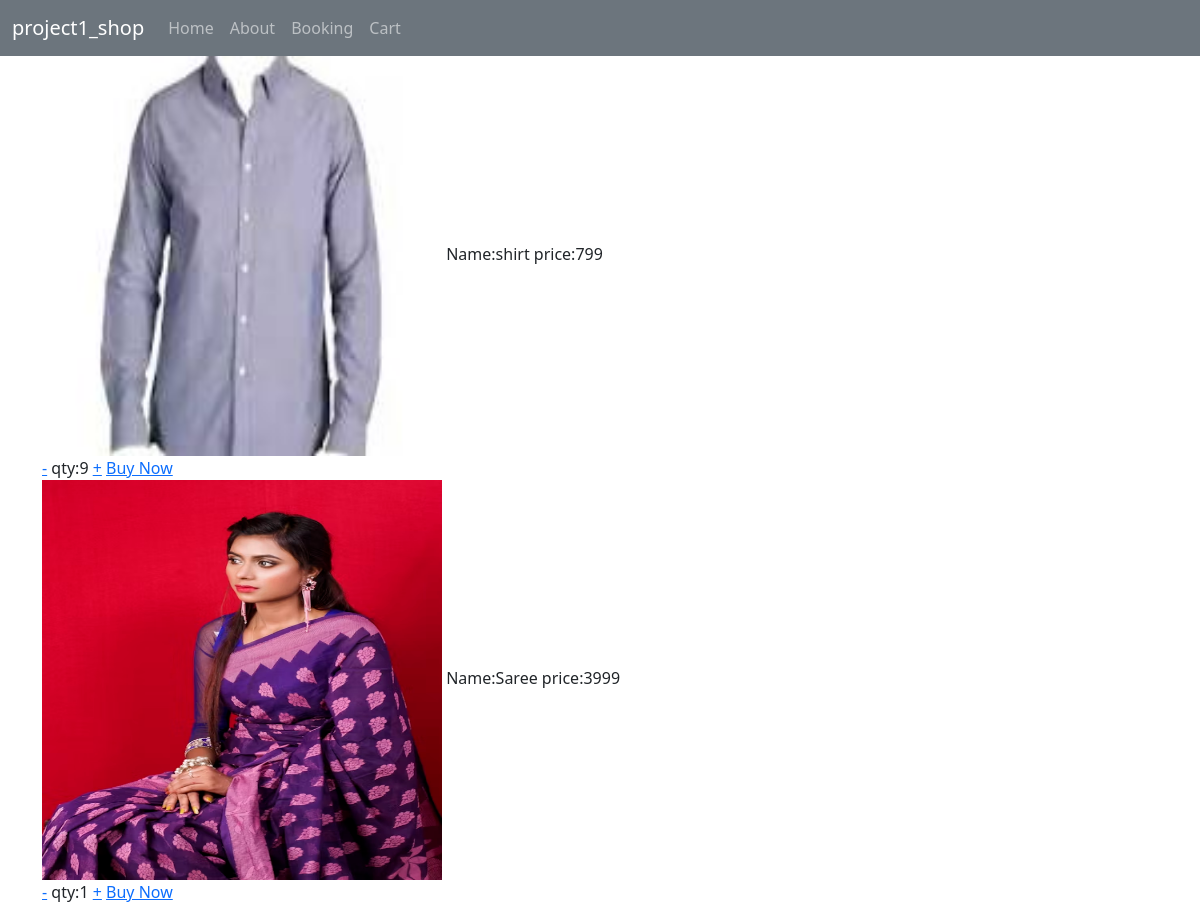
The app's page /view_cart (signed in) with its own data.
### app/models.py (models this page shows)
class Cart(models.Model):
    product=models.ForeignKey(Product,on_delete=models.CASCADE)
    user=models.ForeignKey(User,on_delete=models.CASCADE)
    qty=models.IntegerField()

class Product(models.Model):
    pid=models.TextField()
    name=models.TextField()
    dis=models.TextField()
    price=models.IntegerField()
    offer_price=models.IntegerField()
    stock=models.IntegerField()
    img=models.FileField()

### app/views.py (the view)
# urls.py: path('view_cart',views.view_cart),
def view_cart(req):
    user=User.objects.get(username=req.session['user'])
    data=Cart.objects.filter(user=user)
    return render(req,'user/cart.html',{'cart':data})

### templates/user/cart.html (shortened to what this page needs)
<!DOCTYPE html>
<html lang="en">
<head>
    <link href="https://cdn.jsdelivr.net/npm/bootstrap@5.3.3/dist/css/bootstrap.min.css" rel="stylesheet">
</head>
<body>
    <nav class="navbar navbar-expand-sm bg-secondary navbar-dark">
        <div class="container-fluid">
          <a class="navbar-brand" href="#">project1_shop</a>
          <div class="collapse navbar-collapse" id="collapsibleNavbar">
            <ul class="navbar-nav">
              <li class="nav-item">
                <a class="nav-link" href="#">Home</a>
              </li>
              <li class="nav-item">
                <a class="nav-link" href="#">About</a>
              </li>
              <li class="nav-item">
                <a class="nav-link" href="#">Booking</a>
              </li>
              <li class="nav-item">
                <a class="nav-link" href="#">Cart</a>
              </li>
            </ul>
          </div>
        </div>
      </nav>
    <div class="container">
      <div class="row">
        {% for i in cart %}
        <div class="col-lg-12">
          <img src="{{i.product.img.url}}" style="width: 400px; height: 400px;">
          Name:{{i.product.name}}
          price:{{i.product.offer_price}} <br>
          <a href="qty_dec/{{i.pk}}">-</a> qty:{{i.qty}} <a href="qty_in/{{i.pk}}">+</a>
          <a href="cart_pro_buy/{{i.pk}}">Buy Now</a>
        </div>
        {% endfor %}
      </div>
    </div>
</body>
</html>

### records on screen
Cart: product.img (picture), product.name "shirt", product.offer_price "799", qty "9"
Cart: product.img (picture), product.name "Saree", product.offer_price "3999", qty "1"
